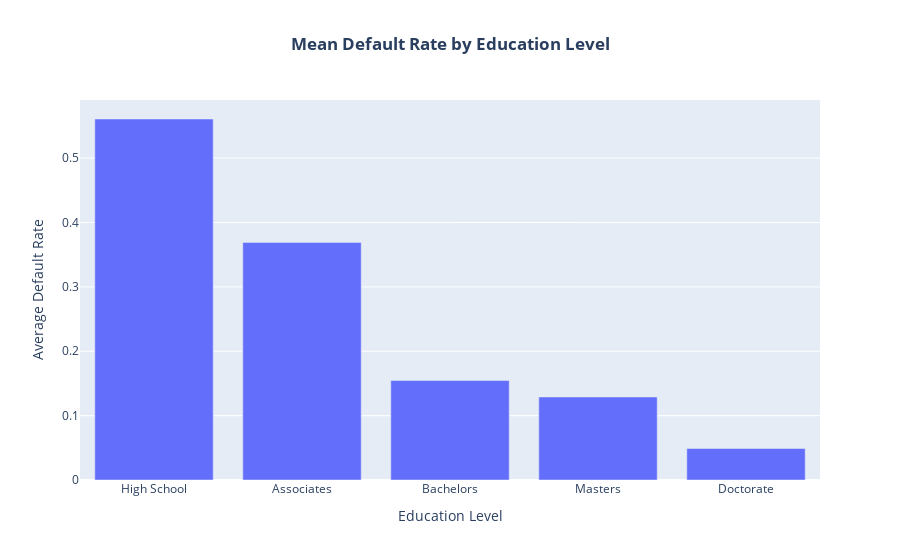

Notebook source saved alongside this figure:
### Code cell
education_defaults = data.groupby('education_level')['loan_status'].mean().reset_index()

education_defaults = education_defaults.rename(columns={'loan_status': 'Mean Default Rate'})


fig_edu = px.bar(
    education_defaults,
    x='education_level',
    y='Mean Default Rate',
    title='<b>Mean Default Rate by Education Level</b>',
    labels={'education_level': 'Education Level', 'Mean Default Rate': 'Average Default Rate'}
)

# Sort the bars by the default rate (highest to lowest) for easier reading
fig_edu.update_layout(xaxis={'categoryorder':'total descending'}, title_x = 0.5)


fig_edu.show()

### Figure 1 — Plotly figure (JSON) as saved in the notebook; plotly's stock layout.template omitted (floating-point values rounded to 4 significant figures)
{"data": [{"hovertemplate": "Education Level=%{x}<br>Average Default Rate=%{y}<extra></extra>", "legendgroup": "", "marker": {"color": "#636efa", "pattern": {"shape": ""}}, "name": "", "orientation": "v", "showlegend": false, "textposition": "auto", "type": "bar", "x": ["Associates", "Bachelors", "Doctorate", "High School", "Masters"], "xaxis": "x", "y": [0.3691, 0.1547, 0.04891, 0.5608, 0.129], "yaxis": "y"}], "layout": {"barmode": "relative", "legend": {"tracegroupgap": 0}, "title": {"text": "<b>Mean Default Rate by Education Level</b>", "x": 0.5}, "xaxis": {"anchor": "y", "categoryorder": "total descending", "domain": [0, 1], "title": {"text": "Education Level"}}, "yaxis": {"anchor": "x", "domain": [0, 1], "title": {"text": "Average Default Rate"}}}}
